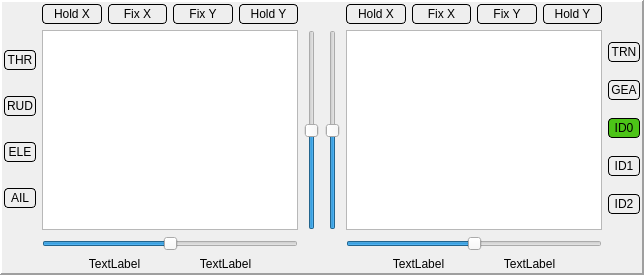
    <widget class="QFrame" name="controlFrame">
     <property name="frameShape">
      <enum>QFrame::Panel</enum>
     </property>
     <property name="frameShadow">
      <enum>QFrame::Raised</enum>
     </property>
     <property name="lineWidth">
      <number>2</number>
     </property>
     <layout class="QHBoxLayout" name="horizontalLayout_5">
      <property name="margin">
       <number>2</number>
      </property>
      <item>
       <layout class="QGridLayout" name="gridLayout" columnstretch="0,0,0">
        <item row="1" column="2">
         <widget class="QSlider" name="trimVLeft">
          <property name="minimum">
           <number>-125</number>
          </property>
          <property name="maximum">
           <number>125</number>
          </property>
          <property name="orientation">
           <enum>Qt::Vertical</enum>
          </property>
         </widget>
        </item>
        <item row="1" column="1">
         <widget class="QGraphicsView" name="leftStick">
          <property name="minimumSize">
           <size>
            <width>200</width>
            <height>200</height>
           </size>
          </property>
          <property name="verticalScrollBarPolicy">
           <enum>Qt::ScrollBarAlwaysOff</enum>
          </property>
          <property name="horizontalScrollBarPolicy">
           <enum>Qt::ScrollBarAlwaysOff</enum>
          </property>
         </widget>
        </item>
        <item row="1" column="0">
         <layout class="QVBoxLayout" name="verticalLayout">
          <property name="bottomMargin">
           <number>0</number>
          </property>
          <item>
           <widget class="QPushButton" name="switchTHR">
            <property name="autoFillBackground">
             <bool>false</bool>
            </property>
            <property name="styleSheet">
             <string notr="true">QPushButton {
     background-color: #EEEEEE;
     border-style: outset;
     border-width: 1px;
     border-radius: 4px;
     border-color: black;
     padding: 2px;
 } 

QPushButton:checked {
     background-color: #4CC417;
     border-style: inset;
 }</string>
            </property>
            <property name="text">
             <string>THR</string>
            </property>
            <property name="checkable">
             <bool>true</bool>
            </property>
           </widget>
          </item>
          <item>
           <widget class="QPushButton" name="switchRUD">
            <property name="styleSheet">
             <string notr="true">QPushButton {
     background-color: #EEEEEE;
     border-style: outset;
     border-width: 1px;
     border-radius: 4px;
     border-color: black;
     padding: 2px;
 } 

QPushButton:checked {
     background-color: #4CC417;
     border-style: inset;
 }</string>
            </property>
            <property name="text">
             <string>RUD</string>
            </property>
            <property name="checkable">
             <bool>true</bool>
            </property>
           </widget>
          </item>
          <item>
           <widget class="QPushButton" name="switchELE">
            <property name="styleSheet">
             <string notr="true">QPushButton {
     background-color: #EEEEEE;
     border-style: outset;
     border-width: 1px;
     border-radius: 4px;
     border-color: black;
     padding: 2px;
 } 

QPushButton:checked {
     background-color: #4CC417;
     border-style: inset;
 }</string>
            </property>
            <property name="text">
             <string>ELE</string>
            </property>
            <property name="checkable">
             <bool>true</bool>
            </property>
           </widget>
          </item>
          <item>
           <widget class="QPushButton" name="switchAIL">
            <property name="styleSheet">
             <string notr="true">QPushButton {
     background-color: #EEEEEE;
     border-style: outset;
     border-width: 1px;
     border-radius: 4px;
     border-color: black;
     padding: 2px;
 } 

QPushButton:checked {
     background-color: #4CC417;
     border-style: inset;
 }</string>
            </property>
            <property name="text">
             <string>AIL</string>
            </property>
            <property name="checkable">
             <bool>true</bool>
            </property>
           </widget>
          </item>
         </layout>
        </item>
        <item row="0" column="1">
         <layout class="QHBoxLayout" name="horizontalLayout_3">
          <item>
           <widget class="QPushButton" name="holdLeftX">
            <property name="styleSheet">
             <string notr="true">QPushButton {
     background-color: #EEEEEE;
     border-style: outset;
     border-width: 1px;
     border-radius: 4px;
     border-color: black;
     padding: 2px;
 } 

QPushButton:checked {
     background-color: #4CC417;
     border-style: inset;
 }</string>
            </property>
            <property name="text">
             <string>Hold X</string>
            </property>
            <property name="checkable">
             <bool>true</bool>
            </property>
           </widget>
          </item>
          <item>
           <widget class="QPushButton" name="FixLeftX">
            <property name="styleSheet">
             <string notr="true">QPushButton {
     background-color: #EEEEEE;
     border-style: outset;
     border-width: 1px;
     border-radius: 4px;
     border-color: black;
     padding: 2px;
 } 

QPushButton:checked {
     background-color: #4CC417;
     border-style: inset;
 }</string>
            </property>
            <property name="text">
             <string>Fix X</string>
            </property>
            <property name="checkable">
             <bool>true</bool>
            </property>
           </widget>
          </item>
          <item>
           <widget class="QPushButton" name="FixLeftY">
            <property name="styleSheet">
             <string notr="true">QPushButton {
     background-color: #EEEEEE;
     border-style: outset;
     border-width: 1px;
     border-radius: 4px;
     border-color: black;
     padding: 2px;
 } 

QPushButton:checked {
     background-color: #4CC417;
     border-style: inset;
 }</string>
            </property>
            <property name="text">
             <string>Fix Y</string>
            </property>
            <property name="checkable">
             <bool>true</bool>
            </property>
           </widget>
          </item>
          <item>
           <widget class="QPushButton" name="holdLeftY">
            <property name="styleSheet">
             <string notr="true">QPushButton {
     background-color: #EEEEEE;
     border-style: outset;
     border-width: 1px;
     border-radius: 4px;
     border-color: black;
     padding: 2px;
 } 

QPushButton:checked {
     background-color: #4CC417;
     border-style: inset;
 }</string>
            </property>
            <property name="text">
             <string>Hold Y</string>
            </property>
            <property name="checkable">
             <bool>true</bool>
            </property>
           </widget>
          </item>
         </layout>
        </item>
        <item row="7" column="1">
         <layout class="QHBoxLayout" name="horizontalLayout_6">
          <property name="leftMargin">
           <number>20</number>
          </property>
          <property name="rightMargin">
           <number>20</number>
          </property>
          <item>
           <widget class="QLabel" name="leftXPerc">
            <property name="text">
             <string>TextLabel</string>
            </property>
            <property name="alignment">
             <set>Qt::AlignCenter</set>
            </property>
           </widget>
          </item>
          <item>
           <widget class="QLabel" name="leftYPerc">
            <property name="text">
             <string>TextLabel</string>
            </property>
            <property name="alignment">
             <set>Qt::AlignCenter</set>
            </property>
           </widget>
          </item>
         </layout>
        </item>
        <item row="2" column="1">
         <widget class="QSlider" name="trimHLeft">
          <property name="minimum">
           <number>-125</number>
          </property>
          <property name="maximum">
           <number>125</number>
          </property>
          <property name="orientation">
           <enum>Qt::Horizontal</enum>
          </property>
         </widget>
        </item>
       </layout>
      </item>
      <item>
       <layout class="QGridLayout" name="gridLayout_2" columnstretch="0,0,0">
        <item row="1" column="0">
         <widget class="QSlider" name="trimVRight">
          <property name="minimum">
           <number>-125</number>
          </property>
          <property name="maximum">
           <number>125</number>
          </property>
          <property name="orientation">
           <enum>Qt::Vertical</enum>
          </property>
         </widget>
        </item>
        <item row="1" column="1">
         <widget class="QGraphicsView" name="rightStick">
          <property name="minimumSize">
           <size>
            <width>200</width>
            <height>200</height>
           </size>
          </property>
          <property name="verticalScrollBarPolicy">
           <enum>Qt::ScrollBarAlwaysOff</enum>
          </property>
          <property name="horizontalScrollBarPolicy">
           <enum>Qt::ScrollBarAlwaysOff</enum>
          </property>
         </widget>
        </item>
        <item row="1" column="2">
         <layout class="QVBoxLayout" name="verticalLayout_2">
          <item>
           <widget class="QPushButton" name="switchTRN">
            <property name="styleSheet">
             <string notr="true">QPushButton {
     background-color: #EEEEEE;
     border-style: outset;
     border-width: 1px;
     border-radius: 4px;
     border-color: black;
     padding: 2px;
 } 

QPushButton:pressed {
     background-color: #4CC417;
     border-style: inset;
 }</string>
            </property>
            <property name="text">
             <string>TRN</string>
            </property>
           </widget>
          </item>
          <item>
           <widget class="QPushButton" name="switchGEA">
            <property name="styleSheet">
             <string notr="true">QPushButton {
     background-color: #EEEEEE;
     border-style: outset;
     border-width: 1px;
     border-radius: 4px;
     border-color: black;
     padding: 2px;
 } 

QPushButton:checked {
     background-color: #4CC417;
     border-style: inset;
 }</string>
            </property>
            <property name="text">
             <string>GEA</string>
            </property>
            <property name="checkable">
             <bool>true</bool>
            </property>
            <property name="checked">
             <bool>false</bool>
            </property>
           </widget>
          </item>
          <item>
           <widget class="QPushButton" name="switchID0">
            <property name="styleSheet">
             <string notr="true">QPushButton {
     background-color: #EEEEEE;
     border-style: outset;
     border-width: 1px;
     border-radius: 4px;
     border-color: black;
     padding: 2px;
 } 

QPushButton:checked {
     background-color: #4CC417;
     border-style: inset;
 }</string>
            </property>
            <property name="text">
             <string>ID0</string>
            </property>
            <property name="checkable">
             <bool>true</bool>
            </property>
            <property name="checked">
             <bool>true</bool>
            </property>
            <property name="autoExclusive">
             <bool>true</bool>
            </property>
           </widget>
          </item>
          <item>
           <widget class="QPushButton" name="switchID1">
            <property name="styleSheet">
             <string notr="true">QPushButton {
     background-color: #EEEEEE;
     border-style: outset;
     border-width: 1px;
     border-radius: 4px;
     border-color: black;
     padding: 2px;
 } 

QPushButton:checked {
     background-color: #4CC417;
     border-style: inset;
 }</string>
            </property>
            <property name="text">
             <string>ID1</string>
            </property>
            <property name="checkable">
             <bool>true</bool>
            </property>
            <property name="autoExclusive">
             <bool>true</bool>
            </property>
           </widget>
          </item>
          <item>
           <widget class="QPushButton" name="switchID2">
            <property name="styleSheet">
             <string notr="true">QPushButton {
     background-color: #EEEEEE;
     border-style: outset;
     border-width: 1px;
     border-radius: 4px;
     border-color: black;
     padding: 2px;
 } 

QPushButton:checked {
     background-color: #4CC417;
     border-style: inset;
 }</string>
            </property>
            <property name="text">
             <string>ID2</string>
            </property>
            <property name="checkable">
             <bool>true</bool>
            </property>
            <property name="autoExclusive">
             <bool>true</bool>
            </property>
           </widget>
          </item>
         </layout>
        </item>
        <item row="0" column="1">
         <layout class="QHBoxLayout" name="horizontalLayout_4">
          <item>
           <widget class="QPushButton" name="holdRightX">
            <property name="styleSheet">
             <string notr="true">QPushButton {
     background-color: #EEEEEE;
     border-style: outset;
     border-width: 1px;
     border-radius: 4px;
     border-color: black;
     padding: 2px;
 } 

QPushButton:checked {
     background-color: #4CC417;
     border-style: inset;
 }</string>
            </property>
            <property name="text">
             <string>Hold X</string>
            </property>
            <property name="checkable">
             <bool>true</bool>
            </property>
           </widget>
          </item>
          <item>
           <widget class="QPushButton" name="FixRightX">
            <property name="styleSheet">
             <string notr="true">QPushButton {
     background-color: #EEEEEE;
     border-style: outset;
     border-width: 1px;
     border-radius: 4px;
     border-color: black;
     padding: 2px;
 } 

QPushButton:checked {
     background-color: #4CC417;
     border-style: inset;
 }</string>
            </property>
            <property name="text">
             <string>Fix X</string>
            </property>
            <property name="checkable">
             <bool>true</bool>
            </property>
           </widget>
          </item>
          <item>
           <widget class="QPushButton" name="FixRightY">
            <property name="styleSheet">
             <string notr="true">QPushButton {
     background-color: #EEEEEE;
     border-style: outset;
     border-width: 1px;
     border-radius: 4px;
     border-color: black;
     padding: 2px;
 } 

QPushButton:checked {
     background-color: #4CC417;
     border-style: inset;
 }</string>
            </property>
            <property name="text">
             <string>Fix Y</string>
            </property>
            <property name="checkable">
             <bool>true</bool>
            </property>
           </widget>
          </item>
          <item>
           <widget class="QPushButton" name="holdRightY">
            <property name="styleSheet">
             <string notr="true">QPushButton {
     background-color: #EEEEEE;
     border-style: outset;
     border-width: 1px;
     border-radius: 4px;
     border-color: black;
     padding: 2px;
 } 

QPushButton:checked {
     background-color: #4CC417;
     border-style: inset;
 }</string>
            </property>
            <property name="text">
             <string>Hold Y</string>
            </property>
            <property name="checkable">
             <bool>true</bool>
            </property>
           </widget>
          </item>
         </layout>
        </item>
        <item row="3" column="1">
         <layout class="QHBoxLayout" name="horizontalLayout_7">
          <property name="leftMargin">
           <number>20</number>
          </property>
          <property name="rightMargin">
           <number>20</number>
          </property>
          <item>
           <widget class="QLabel" name="rightXPerc">
            <property name="text">
             <string>TextLabel</string>
            </property>
            <property name="alignment">
             <set>Qt::AlignCenter</set>
            </property>
           </widget>
          </item>
          <item>
           <widget class="QLabel" name="rightYPerc">
            <property name="text">
             <string>TextLabel</string>
            </property>
            <property name="alignment">
             <set>Qt::AlignCenter</set>
            </property>
           </widget>
          </item>
         </layout>
        </item>
        <item row="2" column="1">
         <widget class="QSlider" name="trimHRight">
          <property name="minimum">
           <number>-125</number>
          </property>
          <property name="maximum">
           <number>125</number>
          </property>
          <property name="orientation">
           <enum>Qt::Horizontal</enum>
          </property>
         </widget>
        </item>
       </layout>
      </item>
     </layout>
    </widget>
